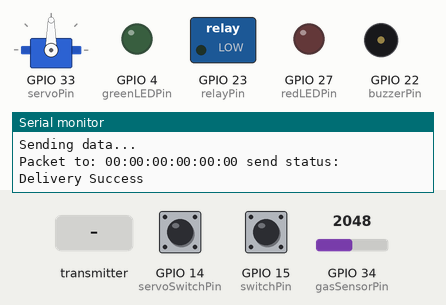
The sketch below on a simulated ESP32. Parts: servo, switched loads named in the sketch (green lamp = pin HIGH), output pins drawn as LEDs (lit = HIGH), buzzer (waves = sounding, pin HIGH), the last lines printed to the serial monitor. The inputs (shaded band) are chosen by the test bench; at power-on: GPIO 34 (gasSensorPin) = 2048, GPIO 14 (servoSwitchPin) HIGH, GPIO 15 (switchPin) HIGH. A WiFi scan finds three made-up networks.

Above: at 3.2 s.
3.3 s: GPIO 34 (gasSensorPin) set to 528
6.3 s: GPIO 34 (gasSensorPin) set to 471
7.8 s: GPIO 14 (servoSwitchPin) pulled LOW for 0.15 s
At 8.8 s:
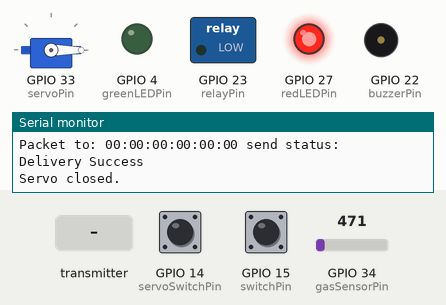
10.9 s: the transmitter starts sending lightStatefromMaster = 1
At 11.2 s:
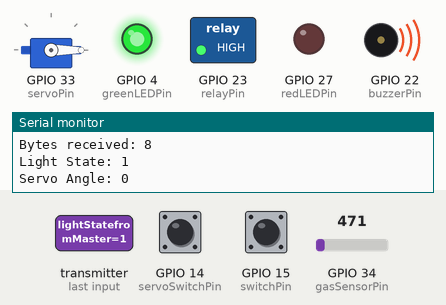
12.4 s: the transmitter starts sending ServoAnglefromMaster = 45
At 13.6 s:
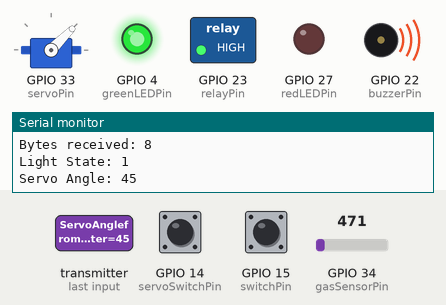
13.9 s: GPIO 15 (switchPin) pulled LOW for 0.15 s
At 14.15 s:
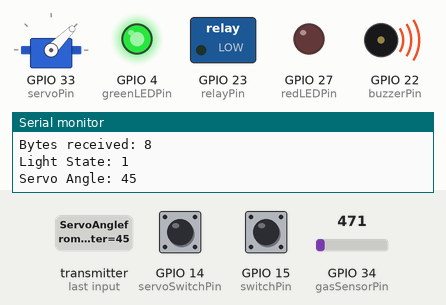
Timing chart, 0 to 16.9 s (numbered marks = the images above; inputs shaded):
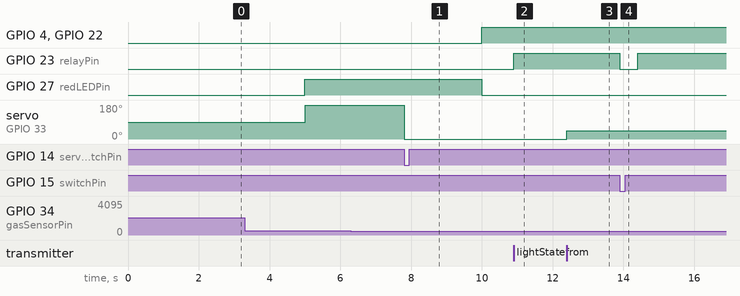

The sketch:

kitchen.ino
```cpp
#include <Arduino.h>
#include <ESP32Servo.h>
#include <esp_now.h>
#include <WiFi.h>
#include <esp_wifi.h>
// REPLACE WITH THE MAC Address of your receiver
uint8_t broadcastAddress[] = {0x30, 0xC9, 0x22, 0x32, 0xD4, 0x40};
constexpr char WIFI_SSID[] = "A14.13";
int32_t getWiFiChannel(const char *ssid) {
  if (int32_t n = WiFi.scanNetworks()) {
      for (uint8_t i=0; i<n; i++) {
          if (!strcmp(ssid, WiFi.SSID(i).c_str())) {
              return WiFi.channel(i);
          }
      }
  }
  return 0;
}
// Chân kết nối
#define gasSensorPin  34 // Chân AO của MQ-5 nối với A0 trên ESP8266
const int buzzerPin = 22;    // Chân dương của buzzer nối với D1 trên ESP8266
const int greenLEDPin = 4;  // Chân dương của LED xanh nối với D2 trên ESP8266
const int redLEDPin = 27;    // Chân dương của LED đỏ nối với D3 trên ESP8266
const int relayPin = 23;     // Chân điều khiển relay nối với D4 trên ESP8266
const int switchPin = 15;    // Chân điều khiển công tắc nối với D5 trên ESP8266
const int servoPin = 33; //////////////
#define servoSwitchPin 14  ////////////
// Ngưỡng nồng độ khí gas để kích hoạt buzzer và LED đỏ
const int gasThreshold = 500;
//Góc quay tối đa của servo
const int servoClosedAngle = 0;    // Góc đóng cửa
const int servoOpenAngle = 180;     // Góc mở cửa
Servo doorServo;   // Khởi tạo đối tượng Servo
int currentServoAngle = servoClosedAngle; // Theo dõi góc hiện tại của servo
//Must match the receiver structure
typedef struct struct_message_send1 {
    int id;
    bool lightState3;
    int gasValue;
    int currentServo;
} struct_message_send1;

struct_message_send1 lastReceivedData;

typedef struct struct_message_coming {
  bool lightStatefromMaster;
  int  ServoAnglefromMaster;
} struct_message_coming;

struct_message_coming incomingmessage;

bool LED_State_Receive;
int  Servo_Angle_Receive;
esp_now_peer_info_t peerInfo;

// callback when data is sent
void OnDataSent(const uint8_t *mac_addr, esp_now_send_status_t status) {
  char macStr[18];
  Serial.print("Packet to: ");
  // Copies the sender mac address to a string
  snprintf(macStr, sizeof(macStr), "%02x:%02x:%02x:%02x:%02x:%02x",
           mac_addr[0], mac_addr[1], mac_addr[2], mac_addr[3], mac_addr[4], mac_addr[5]);
  Serial.print(macStr);
  Serial.print(" send status:\t");
  Serial.println(status == ESP_NOW_SEND_SUCCESS ? "Delivery Success" : "Delivery Fail");
}
// Callback when data is received
//callback function that will be executed when data is received
void OnDataRecv(const uint8_t * mac, const uint8_t *incomingData, int len) {
  memcpy(&incomingmessage, incomingData, sizeof(incomingmessage));
  Serial.println("Hello from master");
  Serial.print("Bytes received: ");
  Serial.println(len);
  LED_State_Receive = incomingmessage.lightStatefromMaster;
  Serial.print("Light State: ");
  Serial.println(LED_State_Receive);
  digitalWrite(relayPin, LED_State_Receive);
  Servo_Angle_Receive = incomingmessage.ServoAnglefromMaster;
  Serial.print("Servo Angle: ");
  Serial.println(Servo_Angle_Receive);
  doorServo.write(Servo_Angle_Receive);
}

void setup() {
  // Khởi tạo chân buzzer và LED là OUTPUT
  pinMode(buzzerPin, OUTPUT);
  pinMode(greenLEDPin, OUTPUT);
  pinMode(redLEDPin, OUTPUT);

  pinMode(relayPin, OUTPUT);
  pinMode(switchPin, INPUT_PULLUP); // Sử dụng pull-up nội bộ

  pinMode(servoSwitchPin, INPUT_PULLUP);
  doorServo.attach(servoPin);       // Gắn chân điều khiển servo
  // Khởi tạo kết nối Serial để debug
  Serial.begin(115200);
  // Khởi tạo relay ở trạng thái tắt
  digitalWrite(relayPin, LOW);

  // Set device as a Wi-Fi Station
  WiFi.mode(WIFI_STA);
  int32_t channel = getWiFiChannel(WIFI_SSID);
  esp_wifi_set_channel(channel, WIFI_SECOND_CHAN_NONE);
  // Init ESP-NOW
  if (esp_now_init() != ESP_OK) {
    Serial.println("Error initializing ESP-NOW");
    return;
  }
  // Once ESPNow is successfully Init, we will register for Send CB to
  // get the status of Trasnmitted packet
  esp_now_register_send_cb(OnDataSent);

  // register peer
  peerInfo.channel = 0;
  peerInfo.encrypt = false;
  // register first peer
  memcpy(peerInfo.peer_addr, broadcastAddress, 6);
  if (esp_now_add_peer(&peerInfo) != ESP_OK){
    Serial.println("Failed to add peer");
    return;
  }
  // Register for a callback function that will be called when data is received
  esp_now_register_recv_cb(OnDataRecv);
}

void loop() {
  lastReceivedData.id =3;
  // Đọc giá trị từ cảm biến MQ-5
  static bool lastStateLight = HIGH;
  static bool lastStateServo = HIGH;
  static bool servoOpen = false;
  static bool autoServoOpen = false;
  static unsigned long lastButtonPress = 0;
  static unsigned long lastPrintTime = 0;
  static unsigned long lastSendTime = 0;
  int gasValue = analogRead(gasSensorPin);
  bool currentStateLight = digitalRead(switchPin);
  bool currentStateServo = digitalRead(servoSwitchPin);
  unsigned long currentMillis = millis();

  if (currentMillis - lastSendTime >= 3000) {
    lastSendTime = currentMillis;
    // Debounce check for light button
    lastReceivedData.lightState3 = digitalRead(relayPin);
    lastReceivedData.gasValue = gasValue;
    lastReceivedData.currentServo = Servo_Angle_Receive;
    // lastReceivedData.currentServo = currentServoAngle;
    Serial.println("Sending data...");
    esp_err_t result = esp_now_send(broadcastAddress, (uint8_t *) &lastReceivedData, sizeof(lastReceivedData));
  }
  // Kiểm tra trạng thái công tắc để bật/tắt relay
  if (millis() - lastButtonPress > 200) {
    if (currentStateLight == LOW && lastStateLight == HIGH) {
      digitalWrite(relayPin, !digitalRead(relayPin));
      lastButtonPress = millis();
    }
    lastStateLight = currentStateLight;
  }
    // Kiểm tra trạng thái công tắc để đóng/mở servo
  if (millis() - lastButtonPress > 200) {
    if (currentStateServo == LOW && lastStateServo == HIGH) {
      servoOpen = !servoOpen; // Đảo trạng thái servo
      autoServoOpen = false;  // Tắt chế độ tự động khi công tắc được nhấn
      if (servoOpen) {
        currentServoAngle = servoOpenAngle;
        doorServo.write(currentServoAngle); // Mở servo
        Servo_Angle_Receive = currentServoAngle;
        Serial.println("Servo opened.");
      } else {
        currentServoAngle = servoClosedAngle;
        doorServo.write(currentServoAngle); // Đóng servo
        Servo_Angle_Receive = currentServoAngle;
        Serial.println("Servo closed.");
      }
      lastButtonPress = millis();
    }
    lastStateServo = currentStateServo;
  }


  if (currentMillis - lastPrintTime >= 5000) {
    lastPrintTime = currentMillis;
  // In giá trị đọc được ra Serial Monitor
  Serial.print("Gas Sensor Value: ");
  Serial.println(gasValue);

  // Kiểm tra nếu giá trị đọc được vượt ngưỡng
  if (gasValue > gasThreshold) {
    // Bật buzzer và LED đỏ, tắt LED xanh
    digitalWrite(buzzerPin, LOW);
    digitalWrite(redLEDPin, HIGH);
    digitalWrite(greenLEDPin, LOW);
    Serial.println("Gas detected! Buzzer and Red LED ON!");
  // Mở cửa nếu chưa mở và chưa ở chế độ tự động
  if (!servoOpen || !autoServoOpen) {
      currentServoAngle = servoOpenAngle;
      doorServo.write(currentServoAngle);
      servoOpen = true;
      autoServoOpen = true;
      Serial.println("Servo opened automatically.");
    }
  } else {
    // Tắt buzzer và LED đỏ, bật LED xanh
    digitalWrite(buzzerPin, HIGH);
    digitalWrite(redLEDPin, LOW);
    digitalWrite(greenLEDPin, HIGH);
    Serial.println("Gas level normal. Green LED ON.");
    Serial.print("Light State: ");
    Serial.print(lastReceivedData.lightState3);
    // Đóng cửa nếu đang mở và ở chế độ tự động
    if (servoOpen && autoServoOpen) {
        currentServoAngle = servoClosedAngle;
        doorServo.write(currentServoAngle);
        servoOpen = false;
        autoServoOpen = false;
        Serial.println("Servo closed automatically.");
      }
    }
  }
}
```

Measured:
- after the input at 6.3 s, every drawn part: stays the same
- after the input at 7.8 s, servo on GPIO 33 (servoPin): 180° → 0° after 0.00 s instead of 2.2 s
- after the input at 10.9 s, GPIO 23 (relayPin): LOW → HIGH at once
- after the input at 12.4 s, servo on GPIO 33 (servoPin): 0° → 45° at once
- after the input at 13.9 s, GPIO 23 (relayPin): HIGH → LOW at once, → HIGH 0.50 s later
